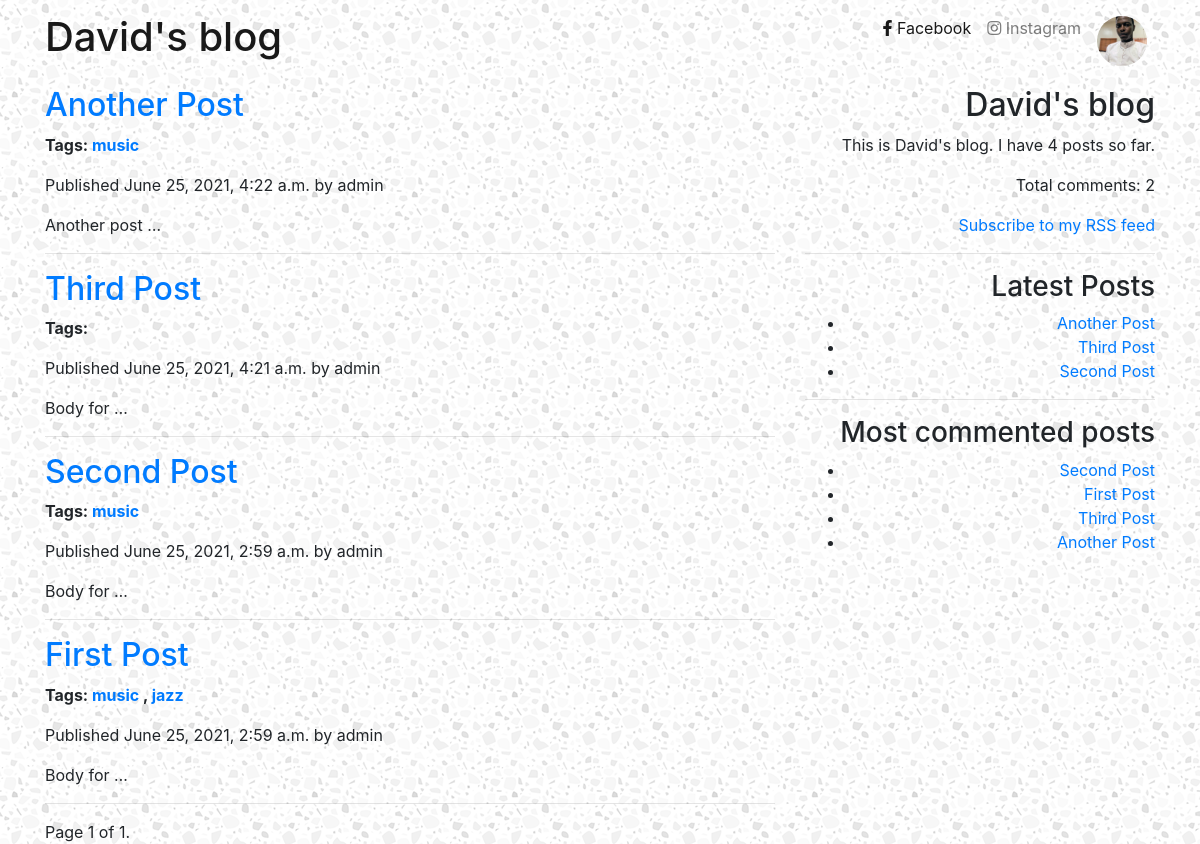
/blog/, run on an earlier commit of the app's database.
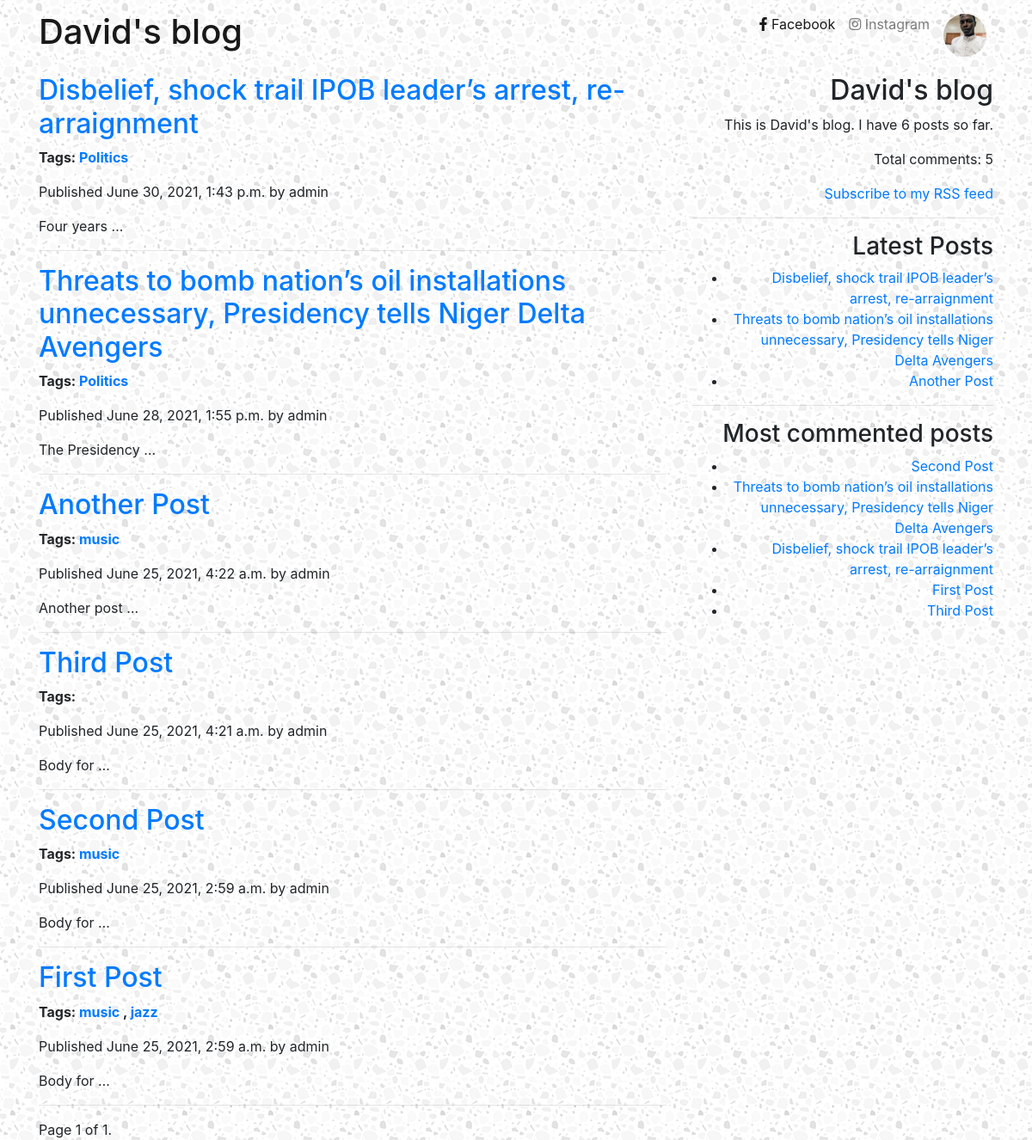
And on a later commit of the database.
### blog/models.py (models this page shows, shortened)
class Post(models.Model):
    STATUS_CHOICES = (
        ('draft', 'Draft'),
        ('published', 'Published'),
    )
    title = models.CharField(max_length=250)
    slug = models.SlugField(max_length=250,
                            unique_for_date='publish')
    author = models.ForeignKey(User,
                            on_delete=models.CASCADE,
                            related_name='blog_posts')
    body = models.TextField()
    publish = models.DateTimeField(default=timezone.now)
    created = models.DateTimeField(auto_now_add=True)
    updated = models.DateTimeField(auto_now=True)
    status = models.CharField(max_length=10,
                            choices=STATUS_CHOICES,
                            default='draft')
    objects = models.Manager()
    published = PublishedManager()
    tags = TaggableManager()
    class Meta:
        ordering = ('-publish',)
    def get_absolute_url(self):
        return reverse('blog:post_detail', args=[self.publish.year, self.publish.month, self.publish.day, self.slug])

### blog/views.py (the view)
# urls.py: path('', views.post_list, name='post_list'),
def post_list(request, tag_slug=None):
    posts = Post.published.all()
    paginator = Paginator(posts, 10)  # 3 posts in each page
    page = request.GET.get('page')
    try:
        posts = paginator.page(page)
    except PageNotAnInteger:
        posts = paginator.page(1)
    except EmptyPage:
        posts = paginator.page(paginator.num_pages)
    tag = None
    if tag_slug:
        tag = get_object_or_404(Tag, slug=tag_slug)
        posts = posts.filter(tags__in=[tag])
    return render(request, "blog/post/list.html", {'posts': posts, 'page': page, 'tag': tag})

### blog/models.py (called while the page is built)
    def get_queryset(self):
        queryset = super(PublishedManager, self).get_queryset()
        queryset = queryset.filter(status='published')
        return queryset

### blog/templatetags/blog_tags.py (called while the page is built)
@register.simple_tag
def total_posts():
    return Post.published.count()

@register.simple_tag
def total_comments():
    return  Comment.objects.filter(active=True).count()

@register.inclusion_tag('blog/latest_posts.html')
def show_latest_posts(count=5):
    latest_posts = Post.published.order_by('-publish')[:count]
    return {'latest_posts': latest_posts}

@register.simple_tag
def get_most_commented_posts(count=5):
    return Post.published.annotate(total_comments=Count('comments')).order_by('-total_comments')[:count]

### blog/templates/blog/post/list.html (shortened to what this page needs)
{% extends "blog/base.html" %} {% block title %}My Blog{% endblock %}
{% block content %}
{% for post in posts %}
<h2>
  <a href="{{ post.get_absolute_url }}"> {{ post.title }} </a>
</h2>
<p class="tags font-weight-bolder">
  Tags:
  {% for tag in post.tags.all %}
  <a href="{% url "blog:post_list_by_tag" tag.slug %}">
    {{ tag.name }}
  </a>
  {% if not forloop.last %}, {% endif %}
  {% endfor %}
</p>
<p class="date">Published {{ post.publish }} by {{ post.author }}</p>
{{ post.body|truncatewords:2|linebreaks }}
<hr>
{% endfor %}
{% include 'blog/post/pagination.html' with page=posts %}
{% endblock %}

### blog/templates/blog/base.html (shortened to what this page needs)
{% load static %} {% load blog_tags %}
<!DOCTYPE html>
<html>
<head>
    <link href="{% static 'css/blog.css' %}" rel="stylesheet">
    <link rel="stylesheet" href="https://maxcdn.bootstrapcdn.com/bootstrap/4.0.0/css/bootstrap.min.css"
>
    <link rel="stylesheet" href="https://cdnjs.cloudflare.com/ajax/libs/font-awesome/5.15.3/css/all.min.css"
 />
</head>
<body style="background-image: url({% static 'img/light-grey-terrazzo.png' %})">
    <nav class="mb-1 navbar navbar-expand-lg navbar-light info-color">
        <div class="container">
            <a class="navbar-brand" href="/blog">
                <h1>David's blog</h1>
            </a>
            <div class="collapse navbar-collapse" id="navbarSupportedContent-4">
                <ul class="navbar-nav ml-auto">
                    <li class="nav-item active">
                        <a class="nav-link" href="https://www.facebook.com/walestrings" target="_blank">
                            <i class="fab fa-facebook-f"></i> Facebook
                        </a>
                    </li>
                    <li class="nav-item">
                        <a class="nav-link" href="https://www.instagram.com/" target="_blank">
                            <i class="fab fa-instagram"></i> Instagram</a>
                    </li>
                    <li class="nav-item">
                        <a class="nav-link" href="{% static 'img/profile.jpg' %}">
                            <img class="img-fluid" src="{% static 'img/profile.jpg' %}" alt="" width="50px">
                        </a>
                    </li>
                </ul>
            </div>
        </div>
    </nav>
    <div class="container">
        <div class="row">
            <div class="col-8">
                {% block content %} {% endblock %}
            </div>
            <div class="col-4 text-right">
                <h2>David's blog</h2>
                <p>This is David's blog. I have {% total_posts %} posts so far.</p>
                <p>Total comments: {% total_comments %}</p>
                <p>
                    <a href="{% url 'blog:post_feed' %}">Subscribe to my RSS feed</a>
                </p>
                <hr>
                <h3>Latest Posts</h3>
                {% show_latest_posts 3 %}
                <hr>
                <h3>Most commented posts</h3>
                {% get_most_commented_posts as most_commented_posts %}
                <ul>
                    {% for post in most_commented_posts %}
                    <li>
                        <a href="{{ post.get_absolute_url }}">{{ post.title }}</a>
                    </li>
                    {% endfor %}
                </ul>
            </div>
        </div>
    </div>
</body>
</html>

### blog/templates/blog/post/pagination.html (shortened to what this page needs)
<div class="pagination">
    <span class="step-links">
      <span class="current">
        Page {{ page.number }} of {{ page.paginator.num_pages }}.
      </span>
    </span>
  </div>

### blog/templates/blog/latest_posts.html
<ul>
    {% for post in latest_posts %}
    <li>
        <a href="{{ post.get_absolute_url }}">{{ post.title }}</a>
    </li>
    {% endfor %}
</ul>

### blog/templates/blog/base.html (style rules this page uses)
a.nav-link img.img-fluid { border-radius: 50%; }

### blog/templates/blog/post/list.html (style rules this page uses)
p.tags { font-weight: bolder; }

What changed in the data, as far as the page shows it:
no longer on one of the page's lists (row unchanged): Post: title "Another Post"
no longer on one of the page's lists (row unchanged): Post: title "Third Post"
no longer on one of the page's lists (row unchanged): Post: title "Second Post"
added Post: title "Disbelief, shock trail IPOB leader’s arrest, re-arraignment", publish "June 30, 2021, 1:43 p.m.", author "admin", body "Four years …"
added Tag: name "Politics"
added Post: title "Threats to bomb nation’s oil installations unnecessary, Presidency tells Niger Delta Avengers", publish "June 28, 2021, 1:55 p.m.", author "admin", body "The Presidency …"
Also different on the page:
text no longer shown: "4 2"
text now shown: "6 5"
